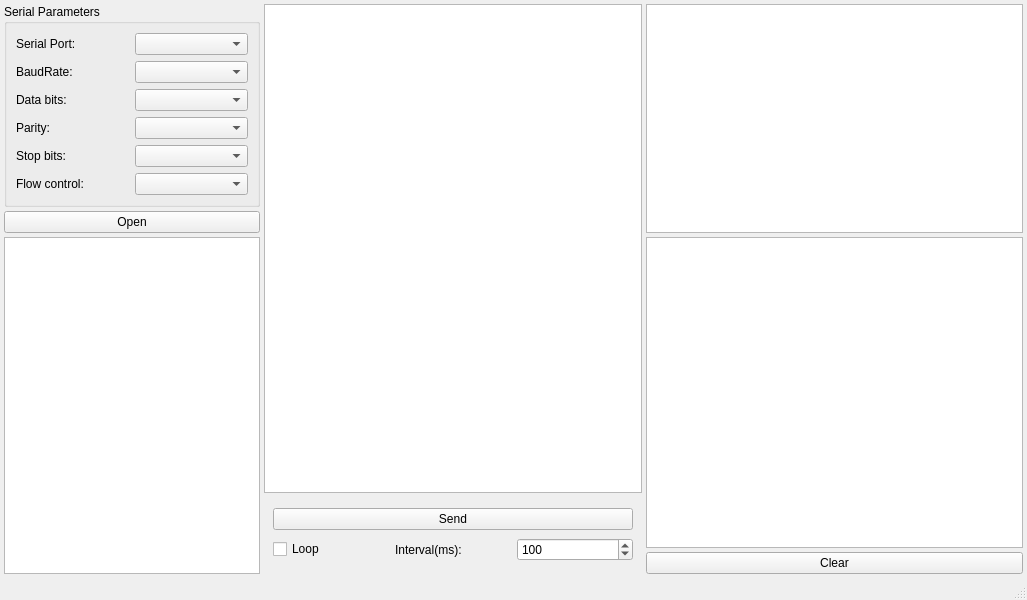
<?xml version="1.0" encoding="UTF-8"?>
<ui version="4.0">
 <class>MainWindow</class>
 <widget class="QMainWindow" name="MainWindow">
  <property name="geometry">
   <rect>
    <x>0</x>
    <y>0</y>
    <width>1027</width>
    <height>600</height>
   </rect>
  </property>
  <property name="windowTitle">
   <string>MainWindow</string>
  </property>
  <widget class="QWidget" name="centralwidget">
   <layout class="QGridLayout" name="gridLayout" rowstretch="0,0,0,0,0,0,0,0,0,0,0" columnstretch="0,0,0">
    <property name="leftMargin">
     <number>4</number>
    </property>
    <property name="topMargin">
     <number>4</number>
    </property>
    <property name="rightMargin">
     <number>4</number>
    </property>
    <property name="bottomMargin">
     <number>4</number>
    </property>
    <property name="spacing">
     <number>4</number>
    </property>
    <item row="0" column="0" rowspan="3">
     <widget class="QGroupBox" name="parametersBox">
      <property name="title">
       <string>Serial Parameters</string>
      </property>
      <layout class="QGridLayout" name="gridLayout_2">
       <item row="4" column="1">
        <widget class="QComboBox" name="stopBitsBox"/>
       </item>
       <item row="3" column="1">
        <widget class="QComboBox" name="parityBox"/>
       </item>
       <item row="1" column="1">
        <widget class="QComboBox" name="baudRateBox"/>
       </item>
       <item row="2" column="1">
        <widget class="QComboBox" name="dataBitsBox"/>
       </item>
       <item row="5" column="1">
        <widget class="QComboBox" name="flowControlBox"/>
       </item>
       <item row="3" column="0">
        <widget class="QLabel" name="parityLabel">
         <property name="text">
          <string>Parity:</string>
         </property>
        </widget>
       </item>
       <item row="4" column="0">
        <widget class="QLabel" name="stopBitsLabel">
         <property name="text">
          <string>Stop bits:</string>
         </property>
        </widget>
       </item>
       <item row="0" column="1">
        <widget class="QComboBox" name="serialPortInfoListBox"/>
       </item>
       <item row="0" column="0">
        <widget class="QLabel" name="label_2">
         <property name="text">
          <string>Serial Port:</string>
         </property>
        </widget>
       </item>
       <item row="1" column="0">
        <widget class="QLabel" name="baudRateLabel">
         <property name="text">
          <string>BaudRate:</string>
         </property>
        </widget>
       </item>
       <item row="5" column="0">
        <widget class="QLabel" name="flowControlLabel">
         <property name="text">
          <string>Flow control:</string>
         </property>
        </widget>
       </item>
       <item row="2" column="0">
        <widget class="QLabel" name="dataBitsLabel">
         <property name="text">
          <string>Data bits:</string>
         </property>
        </widget>
       </item>
      </layout>
     </widget>
    </item>
    <item row="4" column="0" rowspan="7">
     <widget class="QPlainTextEdit" name="plainTextEdit_serialError">
      <property name="sizePolicy">
       <sizepolicy hsizetype="Minimum" vsizetype="Minimum">
        <horstretch>0</horstretch>
        <verstretch>0</verstretch>
       </sizepolicy>
      </property>
      <property name="readOnly">
       <bool>true</bool>
      </property>
     </widget>
    </item>
    <item row="0" column="2" rowspan="4">
     <widget class="QPlainTextEdit" name="plainTextEdit_receive"/>
    </item>
    <item row="9" column="1" rowspan="2">
     <widget class="QFrame" name="frame_send">
      <layout class="QGridLayout" name="gridLayout_send">
       <item row="1" column="1">
        <widget class="QLabel" name="label">
         <property name="text">
          <string>Interval(ms):</string>
         </property>
        </widget>
       </item>
       <item row="1" column="2">
        <widget class="QSpinBox" name="spinBox_interval">
         <property name="maximum">
          <number>10000000</number>
         </property>
         <property name="value">
          <number>100</number>
         </property>
        </widget>
       </item>
       <item row="1" column="0">
        <widget class="QCheckBox" name="checkBox_interval">
         <property name="text">
          <string>Loop</string>
         </property>
        </widget>
       </item>
       <item row="0" column="0" colspan="3">
        <widget class="QPushButton" name="pushButton_send">
         <property name="text">
          <string>Send</string>
         </property>
        </widget>
       </item>
      </layout>
     </widget>
    </item>
    <item row="3" column="0">
     <widget class="QPushButton" name="pushButton_serialPortOpen">
      <property name="text">
       <string>Open</string>
      </property>
     </widget>
    </item>
    <item row="0" column="1" rowspan="9">
     <widget class="CustomTableView" name="tableView_send">
      <property name="selectionMode">
       <enum>QAbstractItemView::ContiguousSelection</enum>
      </property>
      <property name="selectionBehavior">
       <enum>QAbstractItemView::SelectItems</enum>
      </property>
     </widget>
    </item>
    <item row="10" column="2">
     <widget class="QPushButton" name="pushButton_sendClear">
      <property name="text">
       <string>Clear</string>
      </property>
     </widget>
    </item>
    <item row="4" column="2" rowspan="6">
     <widget class="SendPlainTextEdit" name="plainTextEdit_send"/>
    </item>
   </layout>
  </widget>
  <widget class="QMenuBar" name="menubar">
   <property name="geometry">
    <rect>
     <x>0</x>
     <y>0</y>
     <width>1027</width>
     <height>20</height>
    </rect>
   </property>
  </widget>
  <widget class="QStatusBar" name="statusbar"/>
  <action name="actionHex">
   <property name="checkable">
    <bool>true</bool>
   </property>
   <property name="checked">
    <bool>true</bool>
   </property>
   <property name="text">
    <string>Hex</string>
   </property>
  </action>
  <action name="actionDecimal">
   <property name="checkable">
    <bool>true</bool>
   </property>
   <property name="text">
    <string>Decimal</string>
   </property>
  </action>
  <action name="actionAddHexPrefix">
   <property name="checkable">
    <bool>true</bool>
   </property>
   <property name="checked">
    <bool>true</bool>
   </property>
   <property name="text">
    <string>Add 0x Prefix To Hex</string>
   </property>
  </action>
 </widget>
 <customwidgets>
  <customwidget>
   <class>SendPlainTextEdit</class>
   <extends>QPlainTextEdit</extends>
   <header>sendplaintextedit.h</header>
  </customwidget>
  <customwidget>
   <class>CustomTableView</class>
   <extends>QTableView</extends>
   <header>customtableview.h</header>
  </customwidget>
 </customwidgets>
 <resources/>
 <connections/>
</ui>
